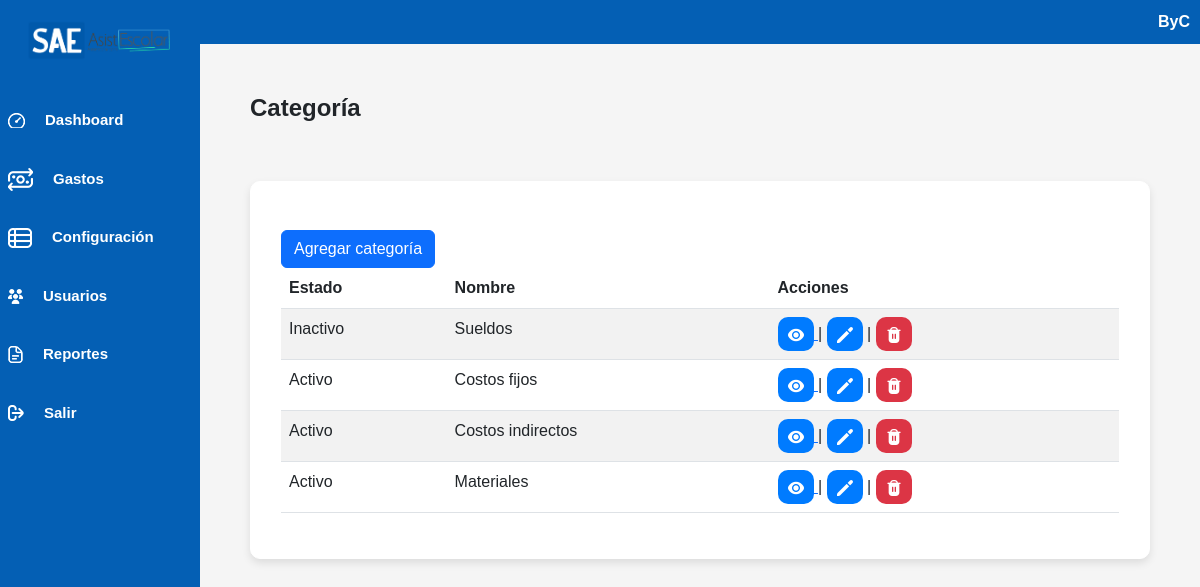
The app's page /controlador/categoria_controlador.php?id=1 (signed in), older data.
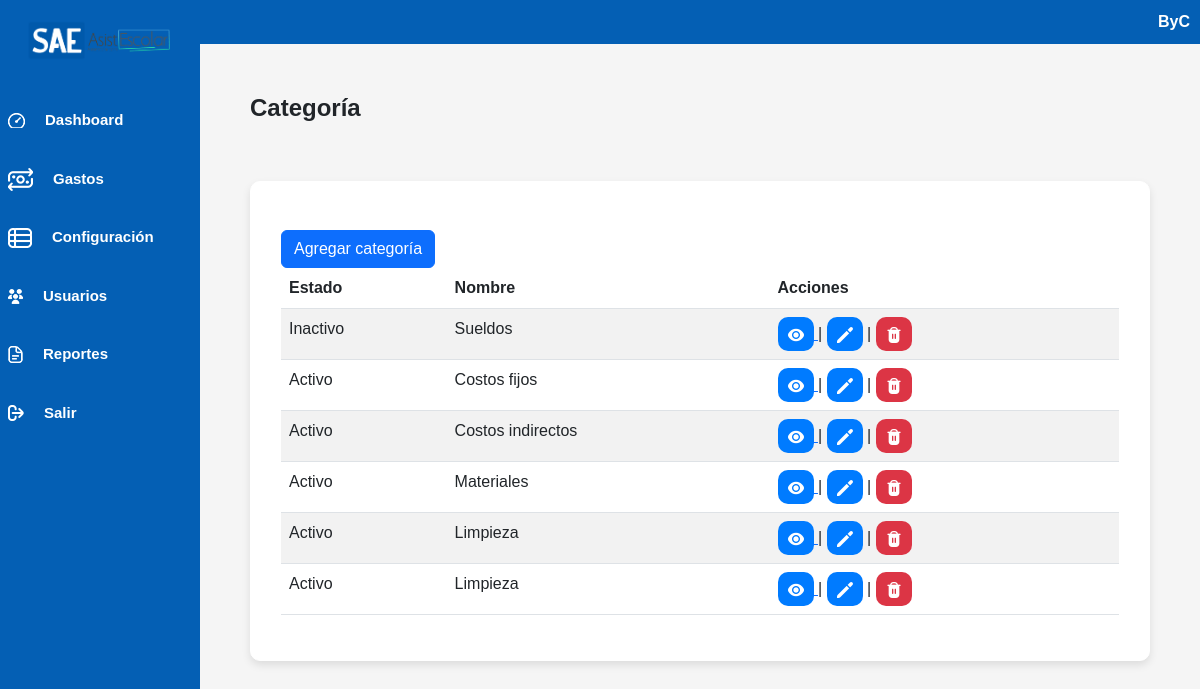
The same page, newer data.
### tables this page shows
CREATE TABLE `categoria` (
  `ID_Categoria` int(11) NOT NULL,
  `ID_Proyecto` int(11) NOT NULL,
  `Nombre` varchar(50) NOT NULL,
  `Estado` tinyint(1) NOT NULL DEFAULT 1
);

### controlador/categoria_controlador.php (called while the page is built, shortened)
<?php
require_once("../modelo/categoria_modelo.php");
$objCategoria = new Categoria();
if (isset($_GET['id'])) {
    $idProyecto = $_GET['id'];
}
$data = $objCategoria->buscarCategoriaPorIDProyecto($idProyecto);
require_once("vista_controlador.php");
require_once("../vista/categoria_vista.php");
?>

### modelo/conexionPDO.php (called while the page is built, shortened)
<?php
class Conexion {
    private $conexion;
    function __construct(){
        $servidor="localhost";
        $usuarioBD="root";
        $claveBD="";
        $bd="fiscor";
        try {
            $this->conexion=new PDO("mysql:host=$servidor;dbname=$bd",$usuarioBD,$claveBD);
            $this->conexion->setAttribute(PDO::ATTR_ERRMODE,PDO::ERRMODE_EXCEPTION);
        }
        catch(PDOException $fallo){
            die ("La conexion ha fallado.".$fallo->getMessage());
        }
    }
    public function conectar(){
        return $this->conexion;
    }
}
?>

### modelo/categoria_modelo.php (called while the page is built, shortened)
<?php
require_once("../modelo/conexionPDO.php");
class Categoria extends Conexion {
    private $conexion;
    public function __construct() {
        $this->conexion = new Conexion();
        $this->conexion = $this->conexion->conectar();
    }
    public function buscarCategoriaPorIDProyecto($ID_Proyecto) {
        try {
            $sql = "SELECT * FROM Categoria WHERE ID_Proyecto = :ID_Proyecto";
            $stmt = $this->conexion->prepare($sql);
            $stmt->bindParam(':ID_Proyecto', $ID_Proyecto);
            $stmt->execute();
            return $stmt->fetchAll(PDO::FETCH_ASSOC);
        } catch (PDOException $e) {
            error_log("Error al buscar categorías por ID de proyecto: " . $e->getMessage(), 0);
            return array();
        }
    }
}
?>

### vista/categoria_vista.php (the view, shortened to what this page needs)
<?php
$nombreUsuario = $_SESSION['usuario'];
?>
<!DOCTYPE html>
<html lang="es">
<head>
    <link rel="stylesheet" href="../vista/css/bootstrap.min.css">
    <link rel="stylesheet" href="../vista/css/dataTables.bootstrap5.css">
    <link rel="stylesheet" type="text/css" href="../vista/css/estilosinicio.css">
</head>
<body>
<?php imprimirTopBar($nombreUsuario); ?>
    <div class="contenedor">
        <div class="barra-lateral">
            <?php imprimirBarraLateral(); ?>
        </div>
        <div class="contenido">
            <h1>Categoría</h1>
        </div>
    </div>
    <div class="contenedor-categoria px-6 pt-5">
        <div id="tabla_div">
            <a href="#" class="modal_abrir btn btn-primary">Agregar categoría</a>
            <table id="tabla" class="table table-striped" style="width:100%">
                <thead>
                    <tr>
                        <th>Estado</th>
                        <th>Nombre</th>
                        <th>Acciones</th>
                    </tr>
                </thead>
                <tbody>
                    <?php
                    if (isset($data) && is_array($data)) {
                        foreach ($data as $row) {
                            if (is_array($row)) {
                                echo "<tr>";
                                $estado = ($row['Estado'] == 1) ? 'Activo' : 'Inactivo';
                                echo "<td>" . htmlspecialchars($estado, ENT_QUOTES, 'UTF-8') . "</td>";
                                echo "<td>" . htmlspecialchars($row['Nombre'], ENT_QUOTES, 'UTF-8') . "</td>";
                                echo "<td>
                                        <a href='../controlador/item_controlador.php?id=" . htmlspecialchars($row['ID_Categoria'], ENT_QUOTES, 'UTF-8') . "&idProyecto=" . htmlspecialchars($row['ID_Proyecto'], ENT_QUOTES, 'UTF-8') . "'>
                                            <button class='btn-azul'>
                                                <img src='../vista/img/ojo.png' alt='ojo'>
                                            </button>
                                        </a>
                                        |
                                        <button class='editarCategoria btn-azul' data-id='" . htmlspecialchars($row['ID_Categoria'], ENT_QUOTES, 'UTF-8') . "' data-nombre='" . htmlspecialchars($row['Nombre'], ENT_QUOTES, 'UTF-8') . "' data-estado='" . htmlspecialchars($row['Estado'], ENT_QUOTES, 'UTF-8') . "'>
                                            <img src='../vista/img/editar.png' alt='editar'>
                                        </button>
                                        |
                                        <a href='?eliminarId=" . htmlspecialchars($row['ID_Categoria'], ENT_QUOTES, 'UTF-8') . "'>
                                            <button class='btn-rojo'>
                                                <img src='../vista/img/eliminar.png' alt='eliminar'>
                                            </button>
                                        </a>
                                    </td>";
                                echo "</tr>";
                            } else {
                                echo "<tr><td colspan='3'>Dato incorrecto en la fila.</td></tr>";
                            }
                        }
                    } else {
                        echo "<tr><td colspan='3'>No hay datos disponibles.</td></tr>";
                    }
                    ?>
                </tbody>
            </table>
        </div>
    </div>
</body>
</html>

### controlador/vista_controlador.php
<?php
function imprimirTopBar($nombreUsuario) {
    ?>
    <div class="top-bar">
        <div class="user-info">
            <span><?php echo htmlspecialchars($nombreUsuario, ENT_QUOTES, 'UTF-8'); ?></span>
        </div>
    </div>
    <?php
}
function imprimirBarraLateral() {
    ?>
    <div class="logo">
        <img src="../vista/img/logo.png" alt="Logo">
    </div>
    <ul class="menu">
        <li><img src="../vista/img/dashboard.png" alt="dashboard"><a href="#"><i class="icon-dashboard"></i><b>Dashboard</b></a></li>
        <li><img src="../vista/img/gastos.png" alt="usuargastosios"><a href="../controlador/gastos_controlador.php"><i class="icon-gastos"></i><b>Gastos</b></a></li>
        <li><img src="../vista/img/configuracion.png" alt="configuracion"><a href="../controlador/Proyecto_controlador.php"><i class="icon-configuracion"></i><b>Configuración</b></a></li>
        <li><img src="../vista/img/usuarios.png" alt="usuarios"><a href="#"><i class="icon-usuarios"></i><b>Usuarios</b></a></li>
        <li><img src="../vista/img/reportes.png" alt="reportes"><a href="#"><i class="icon-reportes"></i><b>Reportes</b></a></li>
        <li><img src="../vista/img/salir.png" alt="Volver"><a href="../vista/inicio.php?Volver"><i class="icon-volver"></i><b>Salir</b></a></li>
    </ul>
    <?php
}
?>

### vista/css/estilosinicio.css (style rules this page uses)
body { margin: 0; font-family: 'Poppins', sans-serif !important; background-color: #f5f5f5; }
.contenedor { display: flex; }
.contenido { padding: 50px; height: auto; padding-left: 250px; }
.px-6 { margin: 0 auto; max-width: 2000px; max-height: 1000px; }
.contenedor-categoria { background-color: white; border: 1px solid rgb(255, 255, 255); padding: 20px; padding-left: 30px; padding-right: 30px; padding-top: 30px; padding-bottom: 30px; box-shadow: 0 4px 8px rgba(0, 0, 0, 0.1); border-radius: 10px; width: 75%; max-width: 1200px; margin-left: 250px; }
.barra-lateral { width: 200px; height: 100%; background-color: #045fb4; position: fixed; top: 0; left: 0; overflow-x: hidden; padding-top: 20px; }
.logo { text-align: center; margin-bottom: 30px; }
.logo img { width: 150px; height: auto; }
.menu { list-style-type: none; padding: 0; }
.menu li { padding: 8px; display: flex; align-items: center; color: #fff; }
.menu li a { display: flex; color: #fff; text-decoration: none; padding: 10px 10px; margin-left: 10px; align-items: center; font-size: 15px; }
h1 { font-size: 24px; font-weight: bold; }
.top-bar { background-color: #045fb4 ; color: white; padding: 10px; display: flex; justify-content: flex-end; align-items: center; }
.top-bar .user-info { display: flex; align-items: center; }
.top-bar .user-info span { font-weight: bold; }
.btn-azul { background-color: #007bff; color: white; border: none; padding: 5px 10px; cursor: pointer; border-radius: 10px; }
.btn-rojo { background-color: #dc3545; color: white; border: none; padding: 5px 10px; cursor: pointer; border-radius: 10px; }

Row changes from the older to the newer data that the page shows:
added categoria: Estado "Activo", Nombre "Limpieza"
added categoria: Estado "Activo", Nombre "Limpieza"
